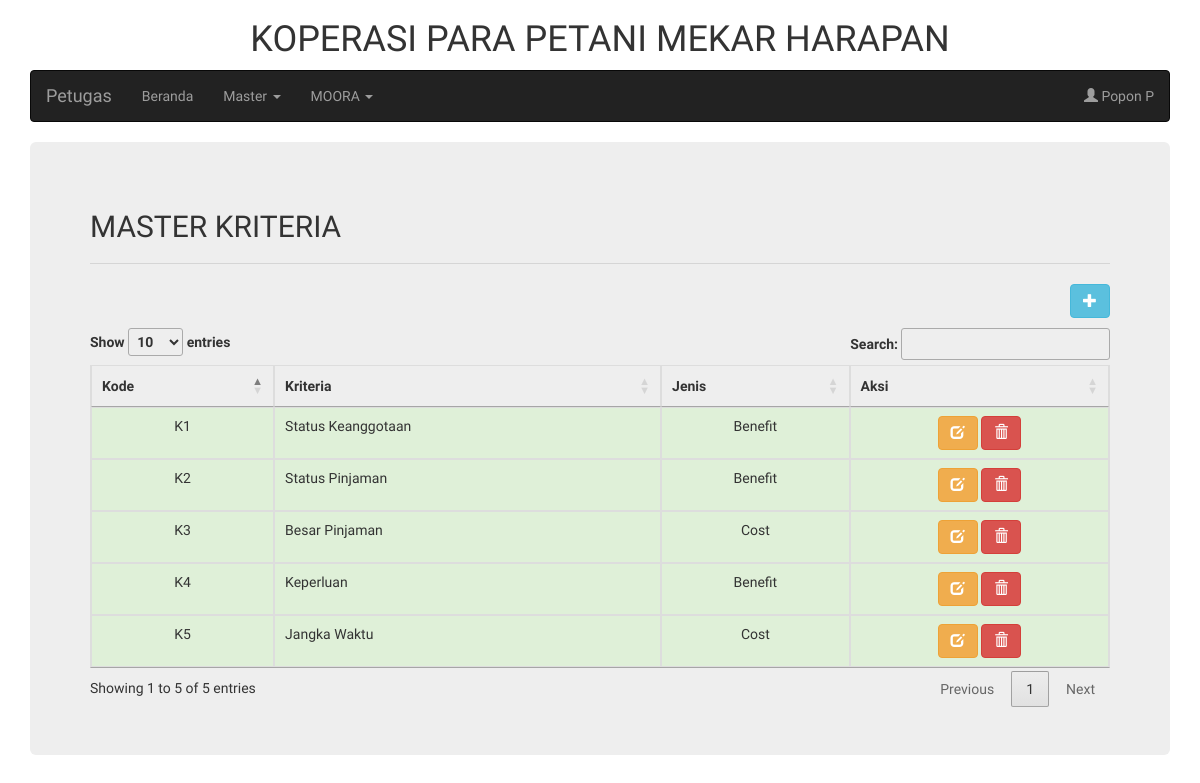
/halaman_petugas.php?page=master_kriteria (signed in), run on the app's committed database.
### tables this page shows
CREATE TABLE `user` (
  `id` int(11) NOT NULL,
  `nama` varchar(255) NOT NULL,
  `username` varchar(255) NOT NULL,
  `password` varchar(255) NOT NULL,
  `level` enum('petugas','pengawas','anggota','ketua') NOT NULL,
  `status` enum('aktif','pasif') NOT NULL
);

CREATE TABLE `tb_kriteria` (
  `id` int(11) NOT NULL,
  `kode` varchar(3) NOT NULL,
  `kriteria` varchar(50) NOT NULL,
  `jenis` varchar(20) NOT NULL
);

### petugas/master_kriteria.php (the view, shortened to what this page needs)
<h2>MASTER KRITERIA</h2>
<hr />
<button type="button" class="btn btn-info pull-right" style="margin-bottom: 10px" data-toggle="modal" data-target="#modalTambah">
  <span class="glyphicon glyphicon-plus"></span>
</button>
<table class="table table-bordered" id="tabel-data">
  <thead>
    <tr>
      <th class="text-center">Kode</th>
      <th class="text-center">Kriteria</th>
      <th class="text-center">Jenis</th>
      <th class="text-center">Aksi</th>
    </tr>
  </thead>
  <tbody>
    <?php
      $sqlKriteria = "SELECT * FROM tb_kriteria";
      $queryKriteria = mysqli_query($koneksi, $sqlKriteria);
    ?>
    <?php while($listKriteria = mysqli_fetch_array($queryKriteria)){ ?>
      <tr class="success">
        <td class="text-center"><?php echo $listKriteria['kode']; ?></td>
        <td><?php echo $listKriteria['kriteria']; ?></td>
        <td class="text-center"><?php echo $listKriteria['jenis']; ?></td>
        <td class="text-center">
          <a
            href="javascript:;"
            data-id="<?php echo $listKriteria['id'] ?>"
            data-kode="<?php echo $listKriteria['kode'] ?>"
            data-kriteria="<?php echo $listKriteria['kriteria'] ?>"
            data-jenis="<?php echo $listKriteria['jenis'] ?>"
            data-toggle="modal" data-target="#modalEdit"
            class="btn btn-warning">
              <span class="glyphicon glyphicon-edit"></span>
          </a>
          <a
            href="javascript:;"
            data-id="<?php echo $listKriteria['id'] ?>"
            data-toggle="modal" data-target="#modalHapus"
            class="btn btn-danger">
              <span class="glyphicon glyphicon-trash"></span>
          </a>
        </td>
      </tr>
    <?php } ?>
  </tbody>
</table>

### halaman_petugas.php (shortened to what this page needs)
<!DOCTYPE html>
<html lang="en">
<head>
  <link rel="stylesheet" href="https://maxcdn.bootstrapcdn.com/bootstrap/3.4.0/css/bootstrap.min.css">
  <link rel="stylesheet" type="text/css" media="screen" href="https://cdn.datatables.net/1.10.19/css/jquery.dataTables.min.css">
</head>
<body style="font-family: 'Didact Gothic', sans-serif;">
  <?php include("koneksi.php"); ?>
  <?php
      $sqlAnggota = "SELECT * FROM user WHERE username = '".$_SESSION['username']."'";
      $queryAnggota = mysqli_query($koneksi, $sqlAnggota);
      $anggota = mysqli_fetch_array($queryAnggota);
  ?>
  <div class="container">
  <h1 class="text-center">KOPERASI PARA PETANI MEKAR HARAPAN</h1>
    <nav class="navbar navbar-inverse">
      <div class="container-fluid">
        <div class="navbar-header">
          <a class="navbar-brand" href="halaman_petugas.php?page=home">Petugas</a>
        </div>
        <ul class="nav navbar-nav">
          <li><a href="halaman_petugas.php?page=home">Beranda</a></li>
          <li class="dropdown">
            <a class="dropdown-toggle" data-toggle="dropdown" href="#">Master
            <span class="caret"></span></a>
          </li>
          <li class="dropdown">
            <a class="dropdown-toggle" data-toggle="dropdown" href="#">MOORA
            <span class="caret"></span></a>
          </li>
        </ul>
        <ul class="nav navbar-nav navbar-right">
          <li class="dropdown"><a class="dropdown-toggle" data-toggle="dropdown" href="#"><span class="glyphicon glyphicon-user"></span> <?php echo $anggota['nama']; ?></a>
          </li>
        </ul>
      </div>
    </nav>
    <div class="jumbotron">
      <?php
        if(isset($_GET['page'])){
          $page = $_GET['page'];
          switch ($page) {
            case 'master_kriteria':
              include "petugas/master_kriteria.php";
              break;
          }
        }else{
          include "petugas/home.php";
        }
       ?>
    </div>
  </div>
</body>
</html>

### data on the page
user: nama "Popon P"
tb_kriteria: kode "K1", kriteria "Status Keanggotaan", jenis "Benefit"
tb_kriteria: kode "K2", kriteria "Status Pinjaman", jenis "Benefit"
tb_kriteria: kode "K3", kriteria "Besar Pinjaman", jenis "Cost"
tb_kriteria: kode "K4", kriteria "Keperluan", jenis "Benefit"
tb_kriteria: kode "K5", kriteria "Jangka Waktu", jenis "Cost"
